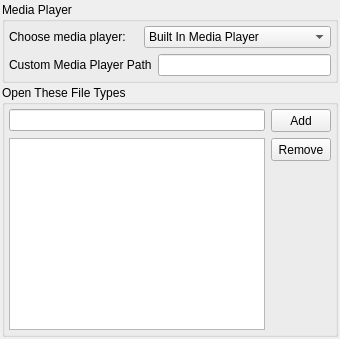
     <widget class="QWidget" name="pageMediaPlayer">
      <layout class="QGridLayout" name="gridLayout_11">
       <property name="margin">
        <number>2</number>
       </property>
       <property name="spacing">
        <number>2</number>
       </property>
       <item row="0" column="0">
        <widget class="QGroupBox" name="groupBoxMediaPlayer">
         <property name="minimumSize">
          <size>
           <width>0</width>
           <height>0</height>
          </size>
         </property>
         <property name="maximumSize">
          <size>
           <width>16777215</width>
           <height>16777215</height>
          </size>
         </property>
         <property name="title">
          <string>Media Player</string>
         </property>
         <layout class="QGridLayout" name="gridLayout_22">
          <property name="margin">
           <number>4</number>
          </property>
          <item row="0" column="0" colspan="2">
           <layout class="QGridLayout" name="gridLayout_21">
            <item row="0" column="0">
             <widget class="QLabel" name="labelChoosePlayer">
              <property name="maximumSize">
               <size>
                <width>16777215</width>
                <height>15</height>
               </size>
              </property>
              <property name="text">
               <string>Choose media player:</string>
              </property>
             </widget>
            </item>
            <item row="0" column="1">
             <widget class="QComboBox" name="comboBoxChoosePlayer">
              <item>
               <property name="text">
                <string>Built In Media Player</string>
               </property>
              </item>
              <item>
               <property name="text">
                <string>Default System Media Player</string>
               </property>
              </item>
              <item>
               <property name="text">
                <string>Custom...</string>
               </property>
              </item>
             </widget>
            </item>
           </layout>
          </item>
          <item row="1" column="1">
           <widget class="QLineEdit" name="lineEditCustomPlayerPath">
            <property name="readOnly">
             <bool>true</bool>
            </property>
           </widget>
          </item>
          <item row="1" column="0">
           <widget class="QLabel" name="labelCustomPlayerPath">
            <property name="text">
             <string>Custom Media Player Path</string>
            </property>
           </widget>
          </item>
         </layout>
        </widget>
       </item>
       <item row="1" column="0">
        <widget class="QGroupBox" name="groupBoxPlayerOpenFileTypes">
         <property name="sizePolicy">
          <sizepolicy hsizetype="Preferred" vsizetype="MinimumExpanding">
           <horstretch>0</horstretch>
           <verstretch>0</verstretch>
          </sizepolicy>
         </property>
         <property name="minimumSize">
          <size>
           <width>0</width>
           <height>100</height>
          </size>
         </property>
         <property name="maximumSize">
          <size>
           <width>16777215</width>
           <height>16777215</height>
          </size>
         </property>
         <property name="title">
          <string>Open These File Types</string>
         </property>
         <layout class="QGridLayout" name="gridLayout_32">
          <property name="margin">
           <number>4</number>
          </property>
          <item row="0" column="0">
           <widget class="QLineEdit" name="lineEditPlayerFileTypes"/>
          </item>
          <item row="1" column="0" rowspan="2">
           <widget class="QListWidget" name="listWidgetPlayerFilesList">
            <property name="sizePolicy">
             <sizepolicy hsizetype="Expanding" vsizetype="Expanding">
              <horstretch>0</horstretch>
              <verstretch>0</verstretch>
             </sizepolicy>
            </property>
            <property name="minimumSize">
             <size>
              <width>0</width>
              <height>0</height>
             </size>
            </property>
            <property name="sortingEnabled">
             <bool>true</bool>
            </property>
           </widget>
          </item>
          <item row="0" column="1">
           <widget class="QPushButton" name="pushButtonAddPlayerFiles">
            <property name="minimumSize">
             <size>
              <width>60</width>
              <height>23</height>
             </size>
            </property>
            <property name="maximumSize">
             <size>
              <width>60</width>
              <height>23</height>
             </size>
            </property>
            <property name="text">
             <string>Add</string>
            </property>
           </widget>
          </item>
          <item row="1" column="1">
           <widget class="QPushButton" name="pushButtonRemovePlayerFiles">
            <property name="minimumSize">
             <size>
              <width>60</width>
              <height>23</height>
             </size>
            </property>
            <property name="maximumSize">
             <size>
              <width>60</width>
              <height>23</height>
             </size>
            </property>
            <property name="text">
             <string>Remove</string>
            </property>
           </widget>
          </item>
         </layout>
        </widget>
       </item>
      </layout>
     </widget>
